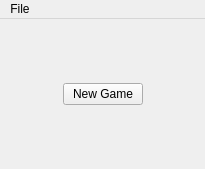
<?xml version="1.0" encoding="UTF-8"?>
<ui version="4.0">
    <class>UI_MainWindow</class>
    <widget class="QMainWindow" name="UI_MainWindow">
        <property name="geometry">
            <rect>
                <x>0</x>
                <y>0</y>
                <width>205</width>
                <height>169</height>
            </rect>
        </property>
        <property name="windowTitle">
            <string>pymine</string>
        </property>
        <widget class="QWidget" name="centralwidget">
            <layout class="QVBoxLayout" name="verticalLayout_2">
                <property name="spacing">
                    <number>0</number>
                </property>
                <property name="leftMargin">
                    <number>0</number>
                </property>
                <property name="topMargin">
                    <number>0</number>
                </property>
                <property name="rightMargin">
                    <number>0</number>
                </property>
                <property name="bottomMargin">
                    <number>0</number>
                </property>
                <item>
                    <widget class="QWidget" name="Main" native="true">
                        <layout class="QVBoxLayout" name="verticalLayout">
                            <item>
                                <spacer name="verticalSpacerTop">
                                    <property name="orientation">
                                        <enum>Qt::Vertical</enum>
                                    </property>
                                    <property name="sizeHint" stdset="0">
                                        <size>
                                            <width>20</width>
                                            <height>32</height>
                                        </size>
                                    </property>
                                </spacer>
                            </item>
                            <item>
                                <layout class="QHBoxLayout" name="horizontalLayout">
                                    <item>
                                        <spacer name="horizontalSpacerLeft">
                                            <property name="orientation">
                                                <enum>Qt::Horizontal</enum>
                                            </property>
                                            <property name="sizeHint" stdset="0">
                                                <size>
                                                    <width>40</width>
                                                    <height>20</height>
                                                </size>
                                            </property>
                                        </spacer>
                                    </item>
                                    <item>
                                        <widget class="QPushButton" name="pushButtonNewGame">
                                            <property name="text">
                                                <string>New Game</string>
                                            </property>
                                        </widget>
                                    </item>
                                    <item>
                                        <spacer name="horizontalSpacerRight">
                                            <property name="orientation">
                                                <enum>Qt::Horizontal</enum>
                                            </property>
                                            <property name="sizeHint" stdset="0">
                                                <size>
                                                    <width>40</width>
                                                    <height>20</height>
                                                </size>
                                            </property>
                                        </spacer>
                                    </item>
                                </layout>
                            </item>
                            <item>
                                <spacer name="verticalSpacerBottom">
                                    <property name="orientation">
                                        <enum>Qt::Vertical</enum>
                                    </property>
                                    <property name="sizeHint" stdset="0">
                                        <size>
                                            <width>20</width>
                                            <height>40</height>
                                        </size>
                                    </property>
                                </spacer>
                            </item>
                        </layout>
                    </widget>
                </item>
            </layout>
        </widget>
        <widget class="QMenuBar" name="menubar">
            <property name="geometry">
                <rect>
                    <x>0</x>
                    <y>0</y>
                    <width>205</width>
                    <height>22</height>
                </rect>
            </property>
            <widget class="QMenu" name="menuFile">
                <property name="title">
                    <string>File</string>
                </property>
                <addaction name="actionNewGame"/>
                <addaction name="actionExit"/>
            </widget>
            <addaction name="menuFile"/>
        </widget>
        <action name="actionNewGame">
            <property name="text">
                <string>New Game</string>
            </property>
        </action>
        <action name="actionExit">
            <property name="text">
                <string>Exit</string>
            </property>
        </action>
    </widget>
    <resources/>
    <connections/>
</ui>
